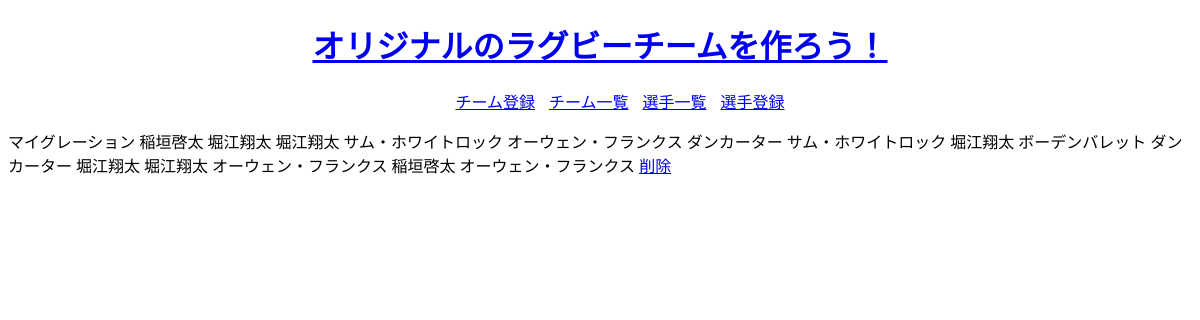
Screenshot of /rugby_team_create/team_detail/5 with the database file from the repository.
### rugby_team_create/models.py (models this page shows, shortened)
class Team(models.Model):
    name = models.CharField('チーム名', max_length=225)
    creator_name = models.CharField('製作者名', max_length=225, null=True)
    PR1 = models.ForeignKey(Player, verbose_name='左プロップ', on_delete=models.PROTECT, related_name='PR1_player', null=True, blank=True)
    HO = models.ForeignKey(Player, verbose_name='フッカー', on_delete=models.PROTECT, related_name='HO_player', null=True, blank=True)
    PR2 = models.ForeignKey(Player, verbose_name='右プロップ', on_delete=models.PROTECT, related_name='PR2_player', null=True, blank=True)
    LO1 = models.ForeignKey(Player, verbose_name='左ロック', on_delete=models.PROTECT, related_name='LO1_player', null=True, blank=True)
    LO2 = models.ForeignKey(Player, verbose_name='右ロック', on_delete=models.PROTECT, related_name='LO2_player', null=True, blank=True)
    FL1 = models.ForeignKey(Player, verbose_name='左フランカー', on_delete=models.PROTECT, related_name='FL1_player', null=True, blank=True)
    FL2 = models.ForeignKey(Player, verbose_name='右フランカー', on_delete=models.PROTECT, related_name='FL2_player', null=True, blank=True)
    NO8 = models.ForeignKey(Player, verbose_name='ナンバーエイト', on_delete=models.PROTECT, related_name='NO8_player', null=True, blank=True)
    SH = models.ForeignKey(Player, verbose_name='スクラムハーフ', on_delete=models.PROTECT, related_name='SH_player', null=True, blank=True)
    SO = models.ForeignKey(Player, verbose_name='スタンドオフ', on_delete=models.PROTECT, related_name='SO_player', null=True, blank=True)
    WTB1 = models.ForeignKey(Player, verbose_name='左ウイング', on_delete=models.PROTECT, related_name='WTB1_player', null=True, blank=True)
    CTB1 = models.ForeignKey(Player, verbose_name='左センター', on_delete=models.PROTECT, related_name='CTB1_player', null=True, blank=True)
    CTB2 = models.ForeignKey(Player, verbose_name='右センター', on_delete=models.PROTECT, related_name='CTB2_player', null=True, blank=True)
    WTB2 = models.ForeignKey(Player, verbose_name='右ウイング', on_delete=models.PROTECT, related_name='WTB2_player', null=True, blank=True)
    FB = models.ForeignKey(Player, verbose_name='フルバック', on_delete=models.PROTECT, related_name='FB_player', null=True, blank=True)

class Player(models.Model):
    name = models.CharField('選手名', max_length=225)
    nationality = models.CharField('代表チーム', max_length=225)
    def __str__(self):
        return self.name

### rugby_team_create/views.py (the view)
# urls.py: path('team_detail/<int:pk>', views.TeamDetail.as_view(), name='team_detail'),
class TeamDetail(generic.DetailView):
    model = Team

### rugby_team_create/templates/rugby_team_create/team_detail.html (shortened to what this page needs)
{% extends 'rugby_team_create/base.html' %}
{% block main %}
{{team.name}}
{{team.PR1}}
{{team.HO}}
{{team.PR2}}
{{team.LO1}}
{{team.LO2}}
{{team.FL1}}
{{team.FL2}}
{{team.NO8}}
{{team.SH}}
{{team.SO}}
{{team.WTB1}}
{{team.CTB1}}
{{team.CTB2}}
{{team.WTB2}}
{{team.FB}}
<a href="{% url 'rugby_team_create:team_delete_confirm' team.pk %}">削除</a>
{% endblock %}

### rows the page displays
Team: name "マイグレーション", PR1 "稲垣啓太", HO "堀江翔太", PR2 "堀江翔太", LO1 "サム・ホワイトロック", LO2 "オーウェン・フランクス", FL1 "ダンカーター", FL2 "サム・ホワイトロック", NO8 "堀江翔太", SH "ボーデンバレット", SO "ダンカーター", WTB1 "堀江翔太", CTB1 "堀江翔太", CTB2 "オーウェン・フランクス", WTB2 "稲垣啓太", FB "オーウェン・フランクス"
